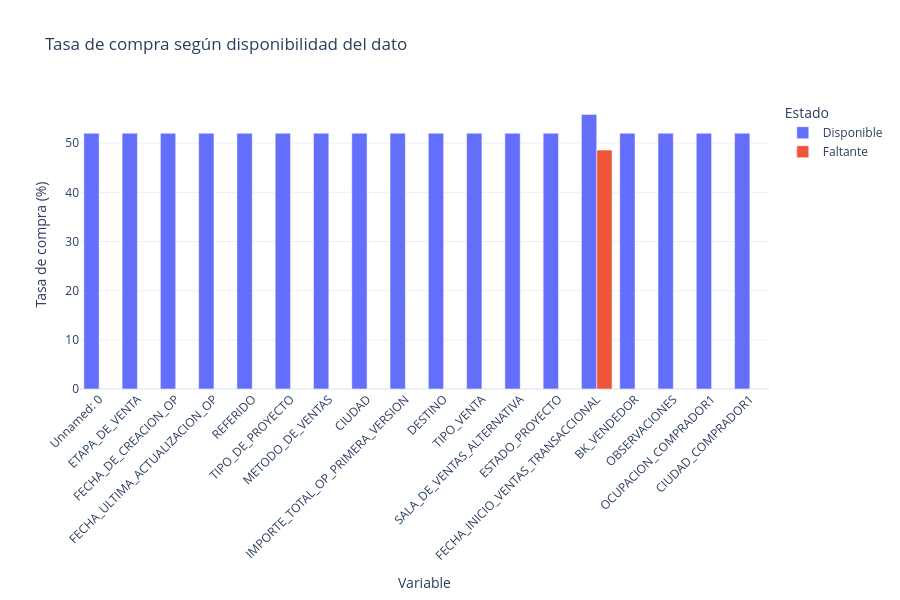

Notebook code for this chart:
### Code cell
resultados_nulos = []

for col in df_eda.columns.drop("COMPRA"):

    temporal = df_eda[[col, "COMPRA"]].copy()

    temporal["Estado"] = np.where(
        temporal[col].isna(),
        "Faltante",
        "Disponible"
    )

    tasas = temporal.groupby("Estado")["COMPRA"].agg(
        ["mean", "count"]
    )

    for estado, fila in tasas.iterrows():
        resultados_nulos.append({
            "Variable": col,
            "Estado": estado,
            "Tasa_compra": fila["mean"] * 100,
            "N": int(fila["count"])
        })

df_nulos_compra = pd.DataFrame(resultados_nulos)

fig = px.bar(
    df_nulos_compra,
    x="Variable",
    y="Tasa_compra",
    color="Estado",
    barmode="group",
    hover_data=["N"],
    title="Tasa de compra según disponibilidad del dato"
)

fig.update_layout(
    template="plotly_white",
    xaxis_tickangle=-45,
    yaxis_title="Tasa de compra (%)",
    height=600
)

fig.show()

### Figure 1 — Plotly figure (JSON) as saved in the notebook; plotly's stock layout.template omitted (floating-point values rounded to 4 significant figures)
{"data": [{"alignmentgroup": "True", "customdata": [[2783], [2783], [2783], [2783], [2783], [2783], [2783], [2783], [2783], [2783], [2783], [2783], [2783], [1318], [2783], [2783], [2783], [2783]], "hovertemplate": "Estado=Disponible<br>Variable=%{x}<br>Tasa_compra=%{y}<br>N=%{customdata[0]}<extra></extra>", "legendgroup": "Disponible", "marker": {"color": "#636efa", "pattern": {"shape": ""}}, "name": "Disponible", "offsetgroup": "Disponible", "orientation": "v", "showlegend": true, "textposition": "auto", "type": "bar", "x": ["Unnamed: 0", "ETAPA_DE_VENTA", "FECHA_DE_CREACION_OP", "FECHA_ULTIMA_ACTUALIZACION_OP", "REFERIDO", "TIPO_DE_PROYECTO", "METODO_DE_VENTAS", "CIUDAD", "IMPORTE_TOTAL_OP_PRIMERA_VERSION", "DESTINO", "TIPO_VENTA", "SALA_DE_VENTAS_ALTERNATIVA", "ESTADO_PROYECTO", "FECHA_INICIO_VENTAS_TRANSACCIONAL", "BK_VENDEDOR", "OBSERVACIONES", "OCUPACION_COMPRADOR1", "CIUDAD_COMPRADOR1"], "xaxis": "x", "y": [52.03, 52.03, 52.03, 52.03, 52.03, 52.03, 52.03, 52.03, 52.03, 52.03, 52.03, 52.03, 52.03, 55.84, 52.03, 52.03, 52.03, 52.03], "yaxis": "y"}, {"alignmentgroup": "True", "customdata": [[1465]], "hovertemplate": "Estado=Faltante<br>Variable=%{x}<br>Tasa_compra=%{y}<br>N=%{customdata[0]}<extra></extra>", "legendgroup": "Faltante", "marker": {"color": "#EF553B", "pattern": {"shape": ""}}, "name": "Faltante", "offsetgroup": "Faltante", "orientation": "v", "showlegend": true, "textposition": "auto", "type": "bar", "x": ["FECHA_INICIO_VENTAS_TRANSACCIONAL"], "xaxis": "x", "y": [48.6], "yaxis": "y"}], "layout": {"barmode": "group", "height": 600, "legend": {"title": {"text": "Estado"}, "tracegroupgap": 0}, "title": {"text": "Tasa de compra según disponibilidad del dato"}, "xaxis": {"anchor": "y", "domain": [0, 1], "tickangle": -45, "title": {"text": "Variable"}}, "yaxis": {"anchor": "x", "domain": [0, 1], "title": {"text": "Tasa de compra (%)"}}}}
